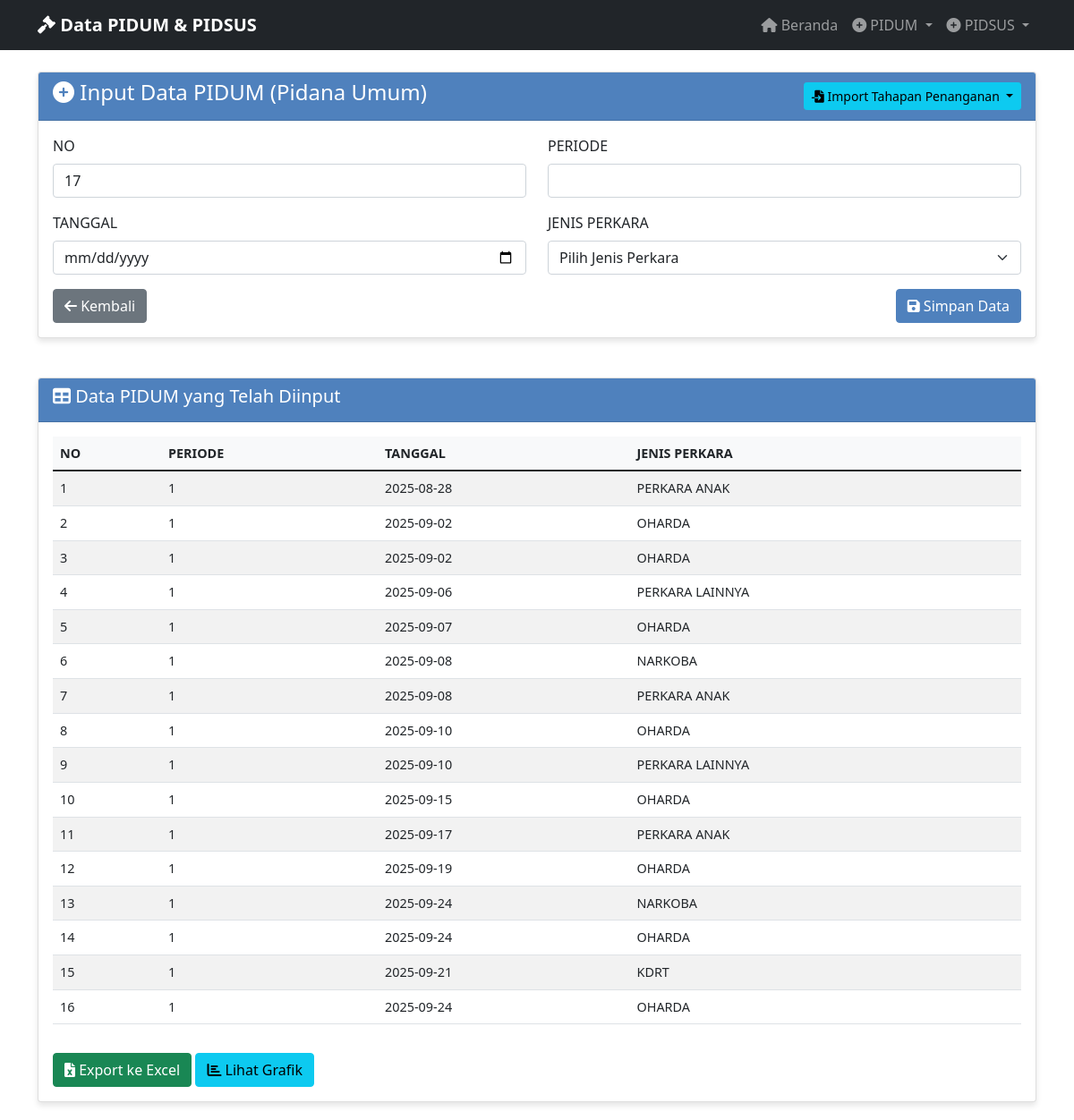
Page /manual_input_pidum on the earlier database version.
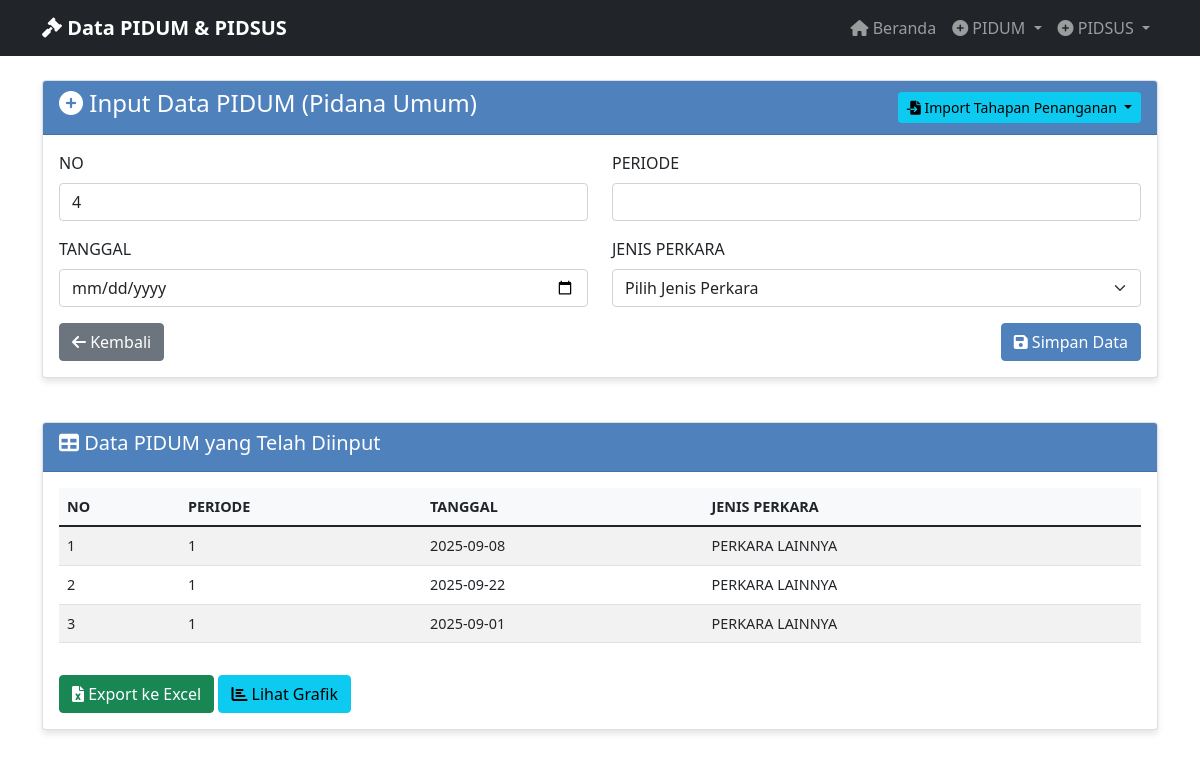
Same page on the later database version.
### tables this page shows
CREATE TABLE "pidum_data" (
                id INTEGER PRIMARY KEY AUTOINCREMENT,
                no TEXT NOT NULL,
                periode TEXT NOT NULL,
                tanggal TEXT NOT NULL,
                jenis_perkara TEXT NOT NULL,
                tahapan_penanganan TEXT NOT NULL,
                keterangan TEXT NOT NULL,
                created_at TIMESTAMP DEFAULT CURRENT_TIMESTAMP
            );

### app_with_db.py (the view, shortened to what this page needs)
@app.route('/manual_input_pidum', methods=['GET', 'POST'])
def manual_input_pidum():
    data = get_pidum_data_for_export()
    return render_template('input_pidum.html', data=data)

### database.py (called while the page is built)
@contextmanager
def get_db_connection():
    conn = sqlite3.connect(DATABASE_PATH)
    conn.row_factory = sqlite3.Row
    try:
        yield conn
    finally:
        conn.close()

def get_all_pidum_data():
    with get_db_connection() as conn:
        cursor = conn.cursor()
        cursor.execute('SELECT * FROM pidum_data ORDER BY created_at DESC')
        rows = cursor.fetchall()
        return [dict(row) for row in rows]

def get_pidum_data_for_export():
    data = get_all_pidum_data()
    export_data = []
    for row in data:
        export_data.append({
            'NO': row['no'],
            'PERIODE': row['periode'],
            'TANGGAL': row['tanggal'],
            'JENIS PERKARA': row['jenis_perkara'],
            'TAHAPAN PENANGANAN': row['tahapan_penanganan'],
            'KETERANGAN': row['keterangan']
        })
    return export_data

### templates/input_pidum.html (shortened to what this page needs)
{% extends "base.html" %}
{% block content %}
<div class="row">
    <div class="col-md-12">
        <div class="card">
            <div class="card-header d-flex justify-content-between align-items-center">
                <h4><i class="fas fa-plus-circle"></i> Input Data PIDUM (Pidana Umum)</h4>
                <div class="btn-group">
                    <button type="button" class="btn btn-info btn-sm dropdown-toggle" data-bs-toggle="dropdown" aria-expanded="false">
                        <i class="fas fa-file-import"></i> Import Tahapan Penanganan
                    </button>
                </div>
            </div>
            <div class="card-body">
                <form method="POST" action="{{ url_for('input_pidum') }}">
                    <div class="row">
                        <div class="col-md-6">
                            <div class="mb-3">
                                <label for="no" class="form-label">NO</label>
                                <input type="number" class="form-control" id="no" name="no" required>
                            </div>
                        </div>
                        <div class="col-md-6">
                            <div class="mb-3">
                                <label for="periode" class="form-label">PERIODE</label>
                                <input type="text" class="form-control" id="periode" name="periode" required>
                            </div>
                        </div>
                    </div>
                    <div class="row">
                        <div class="col-md-6">
                            <div class="mb-3">
                                <label for="tanggal" class="form-label">TANGGAL</label>
                                <input type="date" class="form-control" id="tanggal" name="tanggal" required>
                            </div>
                        </div>
                        <div class="col-md-6">
                            <div class="mb-3">
                                <label for="jenis_perkara" class="form-label">JENIS PERKARA</label>
                                <select class="form-select" id="jenis_perkara" name="jenis_perkara" required>
                                    <option value="">Pilih Jenis Perkara</option>
                                </select>
                            </div>
                        </div>
                    </div>
                    <div class="d-flex justify-content-between">
                        <a href="{{ url_for('index') }}" class="btn btn-secondary">
                            <i class="fas fa-arrow-left"></i> Kembali
                        </a>
                        <button type="submit" class="btn btn-primary">
                            <i class="fas fa-save"></i> Simpan Data
                        </button>
                    </div>
                </form>
            </div>
        </div>
    </div>
</div>
{% if data %}
<div class="row mt-4">
    <div class="col-md-12">
        <div class="card">
            <div class="card-header">
                <h5><i class="fas fa-table"></i> Data PIDUM yang Telah Diinput</h5>
            </div>
            <div class="card-body">
                <div class="table-responsive">
                    <table class="table table-striped table-hover">
                        <thead>
                            <tr>
                                <th>NO</th>
                                <th>PERIODE</th>
                                <th>TANGGAL</th>
                                <th>JENIS PERKARA</th>
                            </tr>
                        </thead>
                        <tbody>
                            {% for item in data %}
                            <tr>
                                <td>{{ item.NO }}</td>
                                <td>{{ item.PERIODE }}</td>
                                <td>{{ item.TANGGAL }}</td>
                                <td>{{ item['JENIS PERKARA'] }}</td>
                            </tr>
                            {% endfor %}
                        </tbody>
                    </table>
                </div>
                <div class="mt-3">
                    <a href="{{ url_for('export_pidum_excel') }}" class="btn btn-success">
                        <i class="fas fa-file-excel"></i> Export ke Excel
                    </a>
                    <a href="{{ url_for('pidum_charts') }}" class="btn btn-info">
                        <i class="fas fa-chart-bar"></i> Lihat Grafik
                    </a>
                </div>
            </div>
        </div>
    </div>
</div>
{% endif %}
{% endblock %}

### templates/base.html (shortened to what this page needs)
<!DOCTYPE html>
<html lang="id">
<head>
    <link href="https://cdn.jsdelivr.net/npm/bootstrap@5.1.3/dist/css/bootstrap.min.css" rel="stylesheet">
    <link href="https://cdnjs.cloudflare.com/ajax/libs/font-awesome/6.0.0/css/all.min.css" rel="stylesheet">
</head>
<body>
    <nav class="navbar navbar-expand-lg navbar-dark bg-dark">
        <div class="container">
            <a class="navbar-brand" href="{{ url_for('index') }}">
                <i class="fas fa-gavel"></i> Data PIDUM & PIDSUS
            </a>
            <div class="collapse navbar-collapse" id="navbarNav">
                <ul class="navbar-nav ms-auto">
                    <li class="nav-item">
                        <a class="nav-link" href="{{ url_for('index') }}">
                            <i class="fas fa-home"></i> Beranda
                        </a>
                    </li>
                    <li class="nav-item dropdown">
                        <a class="nav-link dropdown-toggle" href="#" id="pidumDropdown" role="button" data-bs-toggle="dropdown">
                            <i class="fas fa-plus-circle"></i> PIDUM
                        </a>
                    </li>
                    <li class="nav-item dropdown">
                        <a class="nav-link dropdown-toggle" href="#" id="pidsusDropdown" role="button" data-bs-toggle="dropdown">
                            <i class="fas fa-plus-circle"></i> PIDSUS
                        </a>
                    </li>
                </ul>
            </div>
        </div>
    </nav>
    <div class="container mt-4">
        {% block content %}{% endblock %}
    </div>
</body>
</html>

### templates/base.html (style rules this page uses)
.navbar-brand { font-weight: bold; }
.card { box-shadow: 0 4px 6px rgba(0, 0, 0, 0.1); margin-bottom: 20px; }
.card-header { background-color: #4F81BD; color: white; font-weight: bold; }
.btn-primary { background-color: #4F81BD; border-color: #4F81BD; }
.table { font-size: 0.9rem; }
.table th { background-color: #f8f9fa; font-weight: bold; }

Differences in the rows shown:
removed pidum_data: NO "1", PERIODE "1", TANGGAL "2025-08-28", jenis_perkara "PERKARA ANAK"
removed pidum_data: NO "2", PERIODE "1", TANGGAL "2025-09-02", jenis_perkara "OHARDA"
removed pidum_data: NO "3", PERIODE "1", TANGGAL "2025-09-02", jenis_perkara "OHARDA"
removed pidum_data: NO "4", PERIODE "1", TANGGAL "2025-09-06", jenis_perkara "PERKARA LAINNYA"
removed pidum_data: NO "5", PERIODE "1", TANGGAL "2025-09-07", jenis_perkara "OHARDA"
removed pidum_data: NO "6", PERIODE "1", TANGGAL "2025-09-08", jenis_perkara "NARKOBA"
removed pidum_data: NO "7", PERIODE "1", TANGGAL "2025-09-08", jenis_perkara "PERKARA ANAK"
removed pidum_data: NO "8", PERIODE "1", TANGGAL "2025-09-10", jenis_perkara "OHARDA"
removed pidum_data: NO "9", PERIODE "1", TANGGAL "2025-09-10", jenis_perkara "PERKARA LAINNYA"
removed pidum_data: NO "10", PERIODE "1", TANGGAL "2025-09-15", jenis_perkara "OHARDA"
removed pidum_data: NO "11", PERIODE "1", TANGGAL "2025-09-17", jenis_perkara "PERKARA ANAK"
removed pidum_data: NO "12", PERIODE "1", TANGGAL "2025-09-19", jenis_perkara "OHARDA"
removed pidum_data: NO "13", PERIODE "1", TANGGAL "2025-09-24", jenis_perkara "NARKOBA"
removed pidum_data: NO "14", PERIODE "1", TANGGAL "2025-09-24", jenis_perkara "OHARDA"
removed pidum_data: NO "15", PERIODE "1", TANGGAL "2025-09-21", jenis_perkara "KDRT"
removed pidum_data: NO "16", PERIODE "1", TANGGAL "2025-09-24", jenis_perkara "OHARDA"
added pidum_data: NO "1", PERIODE "1", TANGGAL "2025-09-08", jenis_perkara "PERKARA LAINNYA"
added pidum_data: NO "2", PERIODE "1", TANGGAL "2025-09-22", jenis_perkara "PERKARA LAINNYA"
added pidum_data: NO "3", PERIODE "1", TANGGAL "2025-09-01", jenis_perkara "PERKARA LAINNYA"
Other differences:
form field no: "17" → "4"
